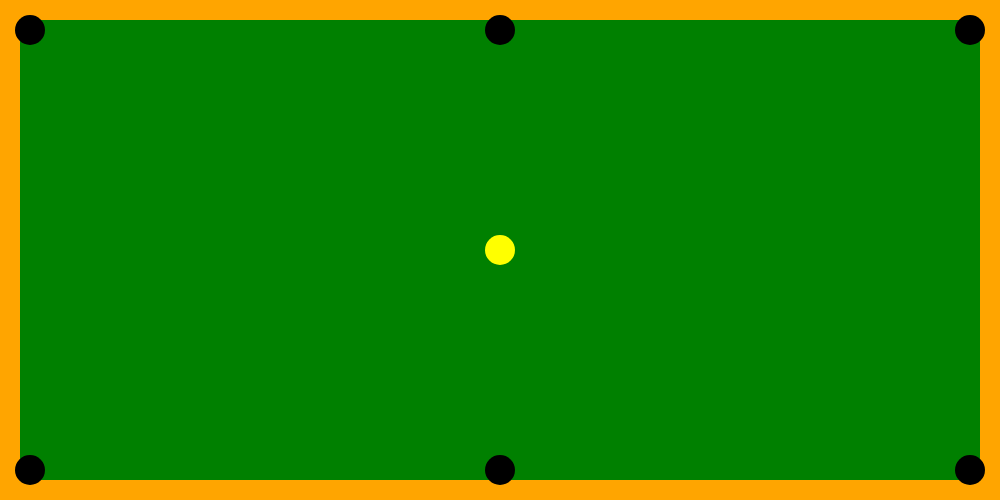
Frame 1 (no input)
Frame 60 (no input): identical to frame 1, image omitted
Frame 120 (the mouse pressed at the canvas centre since frame 60): identical to frame 1, image omitted

The p5.js sketch that drew this single still picture (run headless with seeded random() and noise() and a simulated clock; from frame 60 on, the mouse is pressed at the canvas centre):

// p5.js sketch
// ── sketch.js
// BOILERPLATE

// let x = 500
// let y = 250

// function setup() {
//   createCanvas(1000, 500)
// }

// function draw() {
//   background('green')
//   field()
//   fill('yellow')
//   if(/* событие нажатия на клавиатуру ){
//     if(keyCode == /*клавиша вверх*/) {
//       y = y-1
//     }
//     else if(keyCode == /*клавиша вниз*/) {
//        y = y+1
//     }
//     else if(keyCode == /*клавиша влево*/) {
//       x = x-1
//     }
//     else if(keyCode == /*клавиша вправо*/) {
//        x = x+1
//     }

//   }
//   if((x больше или равен 35 И y меньше или равен 35) ИЛИ 
//     (x больше или равен ширина-35 И y меньше или равен 35) ИЛИ 
//     (x больше или равен ширина-35 И y больше или равен высота-35) ИЛИ 
//     (x меньше или равен 35 И y больше или равен высота-35) ИЛИ 
//     (x равен ширина/2 И y меньше или равен 35) ИЛИ 
//     (x равен ширина/2 И y больше или равен высота-35)) {
//     x=500
//     y=250

//   } else if(x<=35) {
//     x=35
//   }
//   else if(x>=width-35) {
//     x=width-35
//   }
//   else if(y<=35) {
//     y=35
//   }
//   else if(y>=height-35) {
//     y=height-35
//   }
//   else if(x>30 && y>30 && x<width-30 && y<height-30) {
//   }
//   ellipse(x, y, 30,30)
// }

// function field() {
//   noStroke()
//   fill('orange')
//   rect(0,0, width, 20)
//   rect(0,0, 20, height)
//   rect(0,height-20, width, 20)
//   rect(width-20,0, 20, height)
//   fill('black')
//   ellipse(30,30,30,30)
//   ellipse(30,height-30,30,30)
//   ellipse(width-30,30,30,30)
//   ellipse(width-30,height-30,30,30)
//   ellipse(width/2,30,30,30)
//   ellipse(width/2,height-30,30,30)
// }



let x = 500
let y = 250

function setup() {
  // put setup code here
  createCanvas(1000, 500)
}

function draw() {
  background('green')
  field()
  fill('yellow')
  if(keyIsPressed){
    if(keyCode == UP_ARROW) {
       y = y-1
    }
    else if(keyCode == DOWN_ARROW) {
       y = y+1
    }
    else if(keyCode == LEFT_ARROW) {
      x = x-1
    }
    else if(keyCode == RIGHT_ARROW) {
      x = x+1
    }

  }
  if((x<=35 && y<=35) || 
    (x>=width-35 && y<=35) || 
    (x>=width-35 && y>=height-35) || 
    (x<=35 && y>=height-35) || 
    (x==width/2 && y<=35) || 
    (x==width/2 && y>=height-35)) {
    x=500
    y=250

  } else if(x<=35) {
    x=35
  }
  else if(x>=width-35) {
    x=width-35
  }
  else if(y<=35) {
    y=35
  }
  else if(y>=height-35) {
    y=height-35
  }
  else if(x>30 && y>30 && x<width-30 && y<height-30) {
  }
  ellipse(x, y, 30,30)
}

function field() {
  noStroke()
  fill('orange')
  rect(0,0, width, 20)
  rect(0,0, 20, height)
  rect(0,height-20, width, 20)
  rect(width-20,0, 20, height)
  fill('black')
  ellipse(30,30,30,30)
  ellipse(30,height-30,30,30)
  ellipse(width-30,30,30,30)
  ellipse(width-30,height-30,30,30)
  ellipse(width/2,30,30,30)
  ellipse(width/2,height-30,30,30)
}
